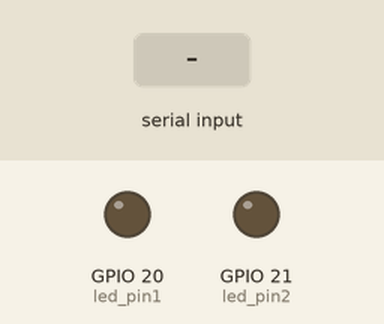
A program run on a simulated Raspberry Pi (BCM pin numbers). Parts: output pins drawn as LEDs (lit = HIGH). Dashed ring = blinking. The inputs (shaded band) are chosen by the test bench. Threads take turns every 2 ms; what the program prints to the terminal is not drawn.

Above: at 1.2 s.
1.3 s: "3" typed at the terminal, then Enter
At 1.4 s:
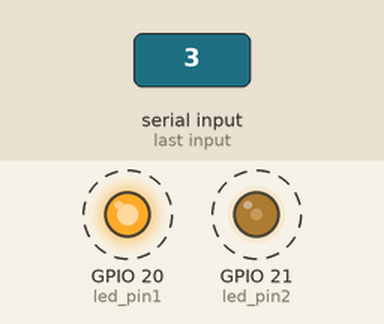
4.3 s: "2" typed at the terminal, then Enter
At 5.6 s:
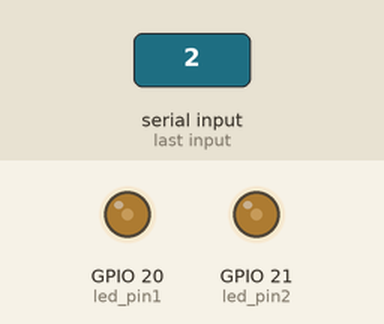
6.0 s: "1" typed at the terminal, then Enter
At 6.7 s:
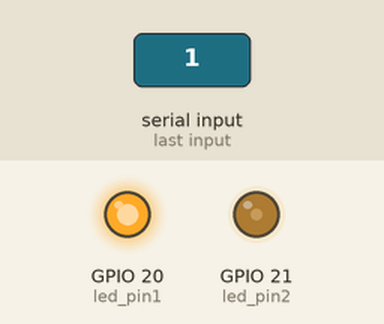
7.5 s: "4" typed at the terminal, then Enter
At 7.9 s:
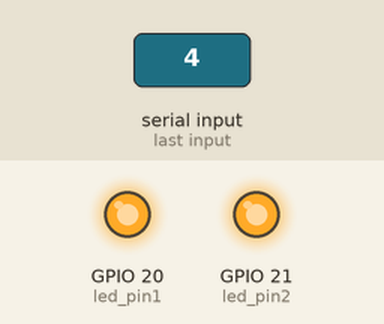
Timing chart, 0 to 10.0 s (numbered marks = the images above; inputs shaded):
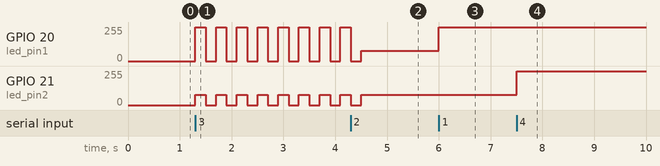

The program:

led2.py
```python
import sys
import RPi.GPIO as GPIO
import time
import threading

GPIO.setwarnings(False)

led_pin1 = 20
led_pin2 = 21

GPIO.setmode(GPIO.BCM)
GPIO.setup(led_pin1, GPIO.OUT)
GPIO.setup(led_pin2, GPIO.OUT)

pwm1 = GPIO.PWM(led_pin1, 1000)
pwm1.start(0)

pwm2 = GPIO.PWM(led_pin2, 1000)
pwm2.start(0)

# 깜빡이는 동작을 제어하기 위한 전역 변수
blink_active = False

# 깜빡이는 기능을 백그라운드에서 실행할 함수
def blink_leds():
    global blink_active
    while blink_active:
        pwm1.ChangeDutyCycle(100)
        pwm2.ChangeDutyCycle(30)
        time.sleep(0.2)
        pwm1.ChangeDutyCycle(0)
        pwm2.ChangeDutyCycle(0)
        time.sleep(0.2)

try:
    blink_thread = None

    while True:
        a = input("0~4를 입력해주세요 : ")
        try:
            a = int(a)

            # 깜빡임 동작 중지 (모든 모드 전환 시)
            if blink_active and a != 3:
                blink_active = False
                if blink_thread:
                    blink_thread.join(0.5)  # 스레드 종료 대기 (최대 0.5초)

            if a == 0:
                pwm1.ChangeDutyCycle(0)
                pwm2.ChangeDutyCycle(0)
            elif a == 1:
                pwm1.ChangeDutyCycle(100)
                pwm2.ChangeDutyCycle(30)
            elif a == 2:
                pwm1.ChangeDutyCycle(30)
                pwm2.ChangeDutyCycle(30)
            elif a == 3:
                # 깜빡임 모드 활성화
                blink_active = True
                blink_thread = threading.Thread(target=blink_leds)
                blink_thread.daemon = True  # 메인 프로그램 종료 시 스레드도 종료
                blink_thread.start()
            elif a == 4:
                pwm1.ChangeDutyCycle(100)
                pwm2.ChangeDutyCycle(100)
            else:
                print("0~4 사이의 값을 입력해주세요.")

        except ValueError:
            print("숫자를 입력해주세요.")

except KeyboardInterrupt:
    print("program killed")
    blink_active = False  # 스레드 종료 신호
    if blink_thread:
        blink_thread.join(1.0)  # 스레드 종료 대기
    pwm1.stop()
    pwm2.stop()
    GPIO.cleanup()  # GPIO 정리
    sys.exit(0)
```

Measured:
- after the input at 1.3 s, GPIO 20 (led_pin1): alternates 255/255 for 0.20 s and 0/255 for 0.20 s, starting at once; GPIO 21 (led_pin2): alternates 77/255 for 0.20 s and 0/255 for 0.20 s, starting at once
- after the input at 4.3 s, GPIO 21 (led_pin2): goes on until 4.5 s, then stays 77/255
- after the input at 6.0 s, GPIO 20 (led_pin1): 77/255 → 255/255 at once
- after the input at 7.5 s, GPIO 21 (led_pin2): 77/255 → 255/255 at once
